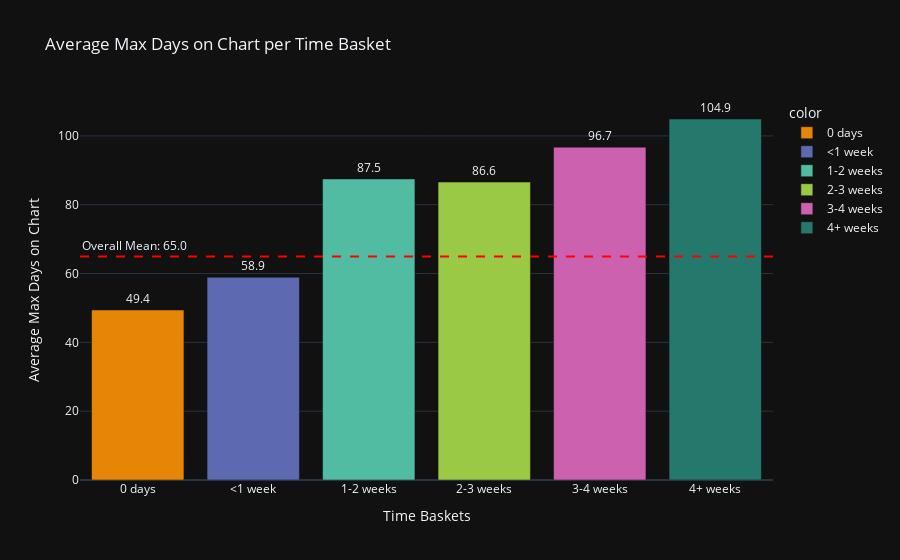

Notebook cell for this chart:
### Code cell
# bar chart of mean for diffrent time intervalls

mean_days_per_bin = df.groupby('relase-chart_days_bins')['max_days_on_chart'].mean().reindex(
    ['0 days', '<1 week', '1-2 weeks', '2-3 weeks', '3-4 weeks', '4+ weeks']
)

overall_mean = df['max_days_on_chart'].mean()

fig = px.bar(
    x=mean_days_per_bin.index,
    y=mean_days_per_bin.values,
    text=mean_days_per_bin.round(1),
    labels={'x': 'Time Baskets', 'y': 'Average Max Days on Chart'},
    title='Average Max Days on Chart per Time Basket',
    color=mean_days_per_bin.index,
    color_discrete_sequence=px.colors.qualitative.Vivid
)

fig.add_hline(
    y=overall_mean,
    line_dash="dash",
    line_color="red",
    annotation_text=f"Overall Mean: {overall_mean:.1f}",
    annotation_position="top left"
)

fig.update_traces(textposition='outside')
fig.update_layout(
    xaxis_title="Time Baskets",
    yaxis_title="Average Max Days on Chart",
    template="plotly_dark",
)

fig.show()

### Figure 1 — Plotly figure (JSON) as saved in the notebook; plotly's stock layout.template omitted (floating-point values rounded to 4 significant figures)
{"data": [{"alignmentgroup": "True", "hovertemplate": "color=0 days<br>Time Baskets=%{x}<br>Average Max Days on Chart=%{y}<br>text=%{text}<extra></extra>", "legendgroup": "0 days", "marker": {"color": "rgb(229, 134, 6)", "pattern": {"shape": ""}}, "name": "0 days", "offsetgroup": "0 days", "orientation": "v", "showlegend": true, "text": [49.4], "textposition": "outside", "type": "bar", "x": ["0 days"], "xaxis": "x", "y": [49.41], "yaxis": "y"}, {"alignmentgroup": "True", "hovertemplate": "color=<1 week<br>Time Baskets=%{x}<br>Average Max Days on Chart=%{y}<br>text=%{text}<extra></extra>", "legendgroup": "<1 week", "marker": {"color": "rgb(93, 105, 177)", "pattern": {"shape": ""}}, "name": "<1 week", "offsetgroup": "<1 week", "orientation": "v", "showlegend": true, "text": [58.9], "textposition": "outside", "type": "bar", "x": ["<1 week"], "xaxis": "x", "y": [58.92], "yaxis": "y"}, {"alignmentgroup": "True", "hovertemplate": "color=1-2 weeks<br>Time Baskets=%{x}<br>Average Max Days on Chart=%{y}<br>text=%{text}<extra></extra>", "legendgroup": "1-2 weeks", "marker": {"color": "rgb(82, 188, 163)", "pattern": {"shape": ""}}, "name": "1-2 weeks", "offsetgroup": "1-2 weeks", "orientation": "v", "showlegend": true, "text": [87.5], "textposition": "outside", "type": "bar", "x": ["1-2 weeks"], "xaxis": "x", "y": [87.5], "yaxis": "y"}, {"alignmentgroup": "True", "hovertemplate": "color=2-3 weeks<br>Time Baskets=%{x}<br>Average Max Days on Chart=%{y}<br>text=%{text}<extra></extra>", "legendgroup": "2-3 weeks", "marker": {"color": "rgb(153, 201, 69)", "pattern": {"shape": ""}}, "name": "2-3 weeks", "offsetgroup": "2-3 weeks", "orientation": "v", "showlegend": true, "text": [86.6], "textposition": "outside", "type": "bar", "x": ["2-3 weeks"], "xaxis": "x", "y": [86.58], "yaxis": "y"}, {"alignmentgroup": "True", "hovertemplate": "color=3-4 weeks<br>Time Baskets=%{x}<br>Average Max Days on Chart=%{y}<br>text=%{text}<extra></extra>", "legendgroup": "3-4 weeks", "marker": {"color": "rgb(204, 97, 176)", "pattern": {"shape": ""}}, "name": "3-4 weeks", "offsetgroup": "3-4 weeks", "orientation": "v", "showlegend": true, "text": [96.7], "textposition": "outside", "type": "bar", "x": ["3-4 weeks"], "xaxis": "x", "y": [96.73], "yaxis": "y"}, {"alignmentgroup": "True", "hovertemplate": "color=4+ weeks<br>Time Baskets=%{x}<br>Average Max Days on Chart=%{y}<br>text=%{text}<extra></extra>", "legendgroup": "4+ weeks", "marker": {"color": "rgb(36, 121, 108)", "pattern": {"shape": ""}}, "name": "4+ weeks", "offsetgroup": "4+ weeks", "orientation": "v", "showlegend": true, "text": [104.9], "textposition": "outside", "type": "bar", "x": ["4+ weeks"], "xaxis": "x", "y": [104.9], "yaxis": "y"}], "layout": {"annotations": [{"showarrow": false, "text": "Overall Mean: 65.0", "x": 0, "xanchor": "left", "xref": "x domain", "y": 64.97, "yanchor": "bottom", "yref": "y"}], "barmode": "relative", "legend": {"title": {"text": "color"}, "tracegroupgap": 0}, "shapes": [{"line": {"color": "red", "dash": "dash"}, "type": "line", "x0": 0, "x1": 1, "xref": "x domain", "y0": 64.97, "y1": 64.97, "yref": "y"}], "title": {"text": "Average Max Days on Chart per Time Basket"}, "xaxis": {"anchor": "y", "domain": [0, 1], "title": {"text": "Time Baskets"}}, "yaxis": {"anchor": "x", "domain": [0, 1], "title": {"text": "Average Max Days on Chart"}}}}
